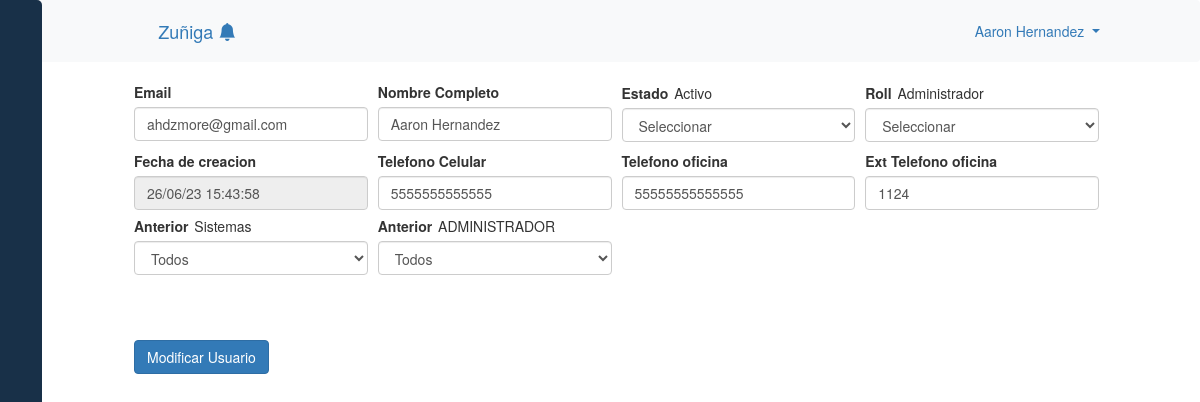
The app's page /admin/modificar_usuarios.php?id=1 (signed in) with its own data.
### tables this page shows
CREATE TABLE `usuarios` (
  `id` int(11) NOT NULL,
  `name` varchar(200) NOT NULL,
  `email` varchar(200) NOT NULL,
  `password` varchar(200) NOT NULL,
  `roll` varchar(200) NOT NULL,
  `fecha_crea` datetime NOT NULL,
  `telefono_cel` varchar(200) NOT NULL,
  `telefono_of` varchar(200) NOT NULL,
  `ext` varchar(200) NOT NULL,
  `departamento` varchar(200) NOT NULL,
  `perfil` varchar(200) NOT NULL,
  `estado` varchar(10) NOT NULL
);

### admin/modificar_usuarios.php (the view, shortened to what this page needs)
<?php include "head.php"; ?>
<?php if (@$_GET["i"]=='ok') { ?>
<center>
<h3> La informacion se genero correctamente , gracias!
  <br><br>  <div class="Reportes">
       <a href="new_usuarios.php" class="btn btn-success pull-right" style="
       margin-left: 8px;
           padding-left: 272px;
           padding-right: 255px;
       "><span class="glyphicon glyphicon-export"></span>crear mas Usuarios</a>
    </div><br><br><br>
    </h3>
</center>
<?php
} else{
?>
<?php
$servidor= "localhost";
$usuario= "root";
$password = "";
$nombreBD= "control_ticket";
$conexion = new mysqli($servidor, $usuario, $password, $nombreBD);
$conexion->set_charset('utf8');
$id = $_REQUEST['id'];
  $query = "SELECT * FROM usuarios WHERE id ='$id' ";
  $resultado = $conexion->query($query);
  $row = $resultado->fetch_assoc();
 ?>
<form id="manage_ticket" class="needs-validation" action="proceso_usuarios/modificar_usuarios.php?id=<?php echo $row['id']; ?>" enctype="multipart/form-data" method="post">
  <div class="form-row">
    <div class="col-md-3  mb-3">
      <label id="form_email" for="validationTooltip01">Email</label>
      <input type="email" class="form-control" id="validationTooltip01" placeholder="Email" name="email" value="<?php echo $row['email']; ?>" >
    </div>
    <div class="col-md-3 mb-2">
      <label id="form_name"  for="validationCustom02">  Nombre Completo  </label>
        <input type="text"   class="form-control" id="validationCustom02" placeholder="Nombre Completo" name="name" value="<?php echo $row['name']; ?>"  >
    </div>
    <div class="col-md-3 mb-2">
      <label id="form_estado"  for="validationCustom02">  Estado  </label>
      <input type="text" readonly  style="border: none;"   value="<?php
      if ($row['estado'] == 1){
        echo ("Activo");
      }else {
        echo ("Inactivo");
      }
    ?>"  >
        <select type="text" required  class="form-control" id="validationCustom02" placeholder="Estado" name="estado" >
          <option value="">Seleccionar</option>
        </select>
    </div>
    <div class="col-md-3 mb-2">
      <label id="form_roll"  for="validationCustom02">Roll</label>
      <input type="text" readonly style="border: none;"  value="<?php
      if ($row['roll'] == 1){
        echo ("Usuario");
      }else {
        echo ("Administrador");
      }
  ?>"  >
      <select type="text" required  class="form-control" id="validationCustom02" placeholder="Roll" name="roll" >
        <option value="">Seleccionar</option>
      </select>
    </div>
    <div class="col-md-3 mb-2">
      <label id="form_fecha"  for="validationCustom02">  Fecha de creacion </label>
        <?php
        $fechaActual = date('d/m/y H:i:s'); ?>
        <input type="text" readonly="readonly"   class="form-control" id="validationCustom02" placeholder="" name="fecha_crea" value="<?php echo $fechaActual ?>" >
    </div>
    <div class="col-md-3 mb-2">
      <label id="form_tel1"  for="validationCustom02">  Telefono Celular  </label>
        <input type="number"   class="form-control" id="validationCustom02" placeholder="Telefono" name="telefono_cel" value="<?php echo $row['telefono_cel']; ?>"  >
    </div>
    <div class="col-md-3 mb-2">
      <label id="form_tel2"  for="validationCustom02">  Telefono oficina  </label>
        <input type="number"   class="form-control" id="validationCustom02" placeholder="Telefono" name="telefono_of" value="<?php echo $row['telefono_of']; ?>"  >
    </div>
    <div class="col-md-3 mb-2">
      <label id="form_ext1"  for="validationCustom02">  Ext Telefono oficina  </label>
        <input type="number"   class="form-control" id="validationCustom02" placeholder="Ext" name="ext" value="<?php echo $row['ext']; ?>"  >
    </div>
    <div class="col-md-3 mb-2">
        <label id="depa _user"  >Anterior </label>  <input id="depa_user" style="border:none;" value="<?php echo $row['departamento']; ?>"  >
        <select type="text" class="form-control" id="validationCustom03" placeholder="departamento" name="departamento" required>
          <option value="">Todos</option>
        </select>
    </div>
    <div class="col-md-3 mb-2">
        <label for="perfil_user">Anterior </label> <input id="perfil_user" style="border:none;" value="<?php echo $row['perfil']; ?>"  >
        <select type="text" class="form-control" id="validationCustom03" placeholder="Perfil" name="perfil" required>
          <option required value="">Todos</option>
        </select>
    </div>
  </div>
<br><br><br>
  <button class="btn btn-primary" type="submit">Modificar Usuario</button>
</form>
<?php } ?>

### admin/css/style_dashboard.css (style rules this page uses)
body { font-family: "Lato", sans-serif; }
.mb-3, .my-3 { margin-bottom: 0rem!important; }

### admin/css/tickets.css (style rules this page uses)
label { max-width: 100%; margin-bottom: 5px; font-weight: 700; }

### admin/css/new_ticket.css (style rules this page uses)
form.needs-validation { margin-left: 134px !important; margin-right: 101px !important; }

### records on screen
usuarios: email "ahdzmore@gmail.com", name "Aaron Hernandez", estado "Activo", roll "Administrador", telefono_cel "5555555555555", telefono_of "55555555555555", ext "1124", departamento "Sistemas", perfil "ADMINISTRADOR"

### other values on screen
$_SESSION['usr_name'] "Aaron Hernandez"
